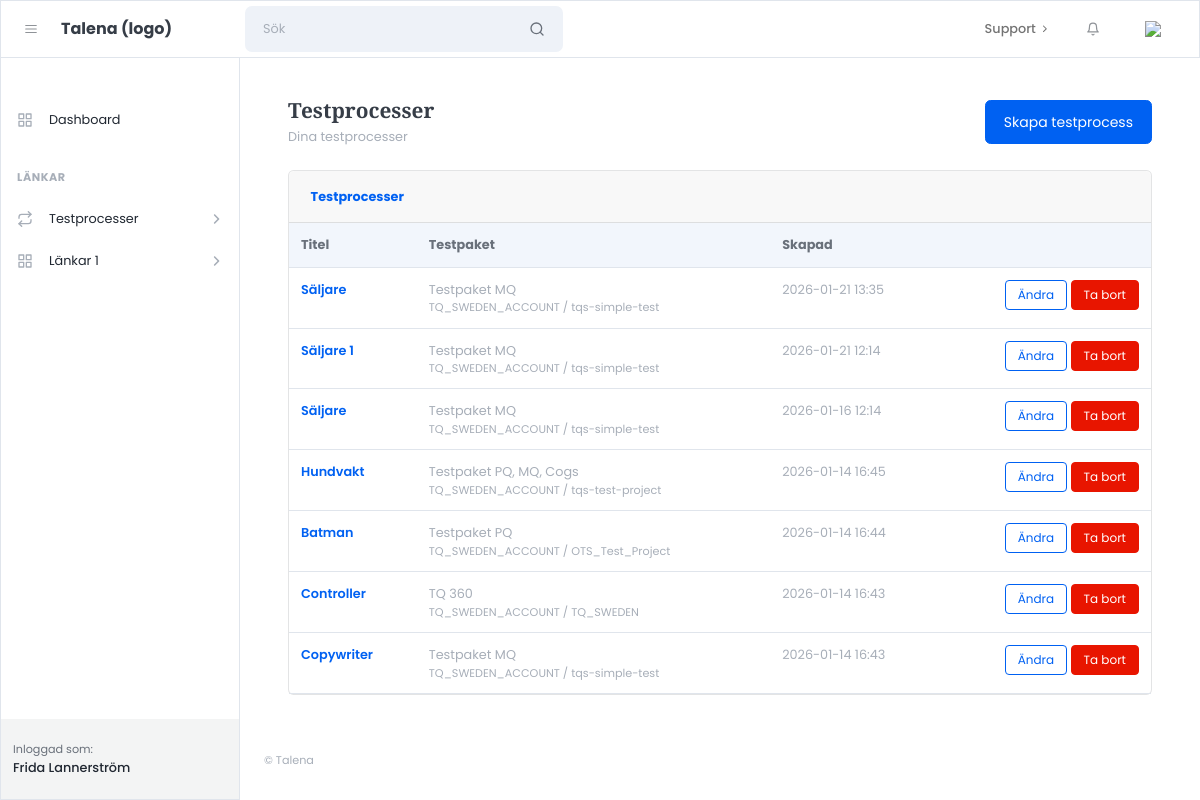
The page /processes/ (signed in) on the database as committed earlier.
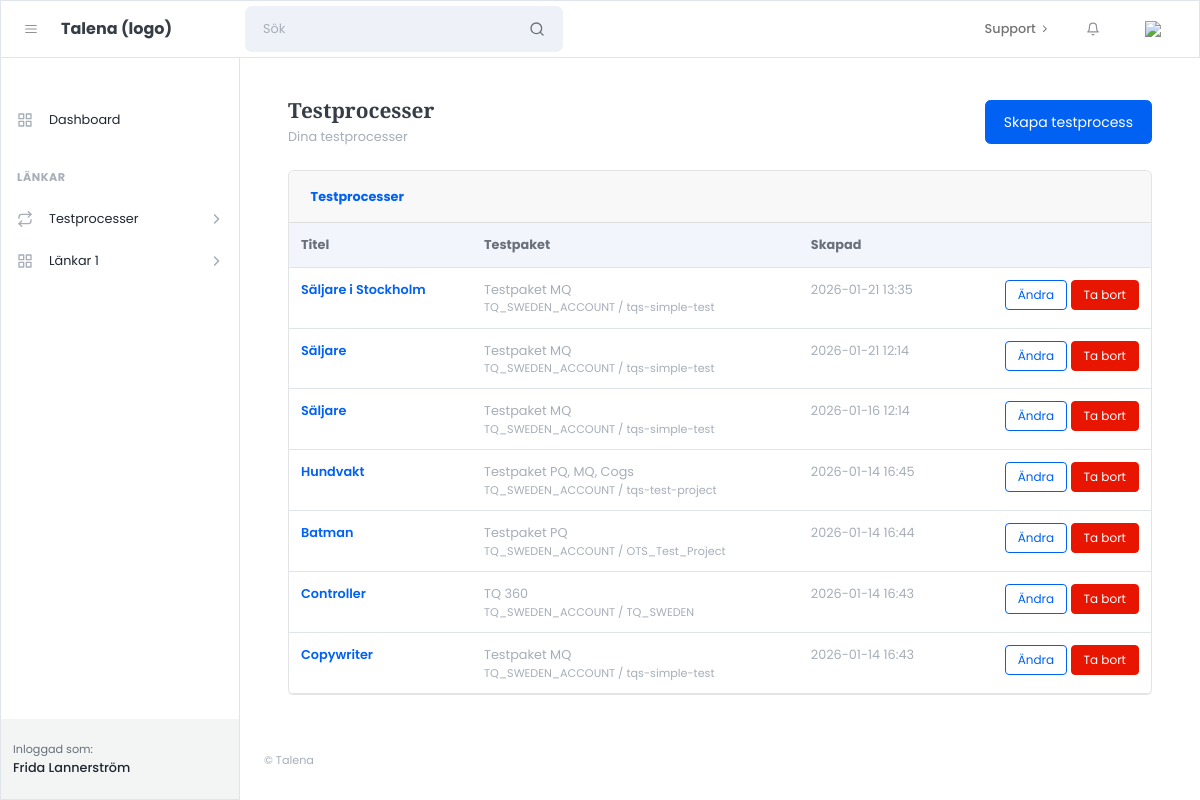
The same page on the database as committed later.
### apps/processes/models.py (models this page shows, shortened)
class TestProcess(models.Model):
    name = models.CharField(max_length=255)
    provider = models.CharField(max_length=50, default="sova")
    account_code = models.CharField(max_length=255)
    project_code = models.CharField(max_length=255)
    project_name_snapshot = models.CharField(max_length=255, blank=True, default="")
    job_title = models.CharField(max_length=255, blank=True, default="")
    job_location = models.CharField(max_length=255, blank=True, default="")
    notes = models.TextField(blank=True, default="")
    self_registration_token = models.UUIDField(
        default=uuid.uuid4,
        unique=True,
        editable=False,
        db_index=True,
    )
    created_by = models.ForeignKey(
        settings.AUTH_USER_MODEL,
        on_delete=models.CASCADE,
        related_name="test_processes",
    )
    created_at = models.DateTimeField(auto_now_add=True)
    class Meta:
        ordering = ["-created_at"]

### apps/processes/views.py (the view)
# urls.py: path("", views.process_list, name="process_list"),
@login_required
def process_list(request):
    processes = TestProcess.objects.filter(created_by=request.user)
    return render(request, "customer/processes/process_list.html", {
        "processes": processes,
        })

### templates/customer/processes/process_list.html (shortened to what this page needs)
{% extends "customer/core/layouts/customer_base.html" %}
{% block content %}
<div class="container-fluid px-4">
  <div class="d-flex align-items-center justify-content-between mb-4">
    <div>
      <h1 class="h3 mb-1">Testprocesser</h1>
      <div class="text-muted">Dina testprocesser</div>
    </div>
    <a class="btn btn-primary" href="{% url 'processes:process_create' %}">Skapa testprocess</a>
  </div>
  <div class="card">
    <div class="card-header"><strong>Testprocesser</strong></div>
    <div class="card-body p-0">
      <div class="table-responsive">
        <table class="table mb-0">
          <thead class="bg-light">
            <tr>
              <th>Titel</th>
              <th>Testpaket</th>
              <th>Skapad</th>
              <th class="text-end"></th>
            </tr>
          </thead>
          <tbody>
            {% for p in processes %}
              <tr>
                <td class="fw-semibold">
  <a href="{% url 'processes:process_detail' p.id %}">{{ p.name }}</a>
</td>
                <td class="text-muted">
                  {{ p.project_name_snapshot }}
                  <div class="small text-muted">{{ p.account_code }} / {{ p.project_code }}</div>
                </td>
                <td class="text-muted">{{ p.created_at|date:"Y-m-d H:i" }}</td>
                <td class="text-end">
                  <a class="btn btn-sm btn-outline-primary"
                    href="{% url 'processes:process_update' p.id %}">
                    Ändra
                  </a>
                  <form method="post"
      action="{% url 'processes:process_delete' p.id %}"
      style="display:inline;"
      onsubmit="return confirm('Är du säker på att du vill ta bort denna process?');">
  <button type="submit" class="btn btn-sm btn-danger">
    Ta bort
  </button>
</form>
                </td>
              </tr>
            {% empty %}
              <tr>
                <td colspan="4" class="p-4 text-muted">Du har inga processer. </td>
              </tr>
            {% endfor %}
          </tbody>
        </table>
      </div>
    </div>
  </div>
</div>
{% endblock %}

Rows that differ between the two databases and show on the page:
changed TestProcess: name "Säljare" → "Säljare i Stockholm"
changed TestProcess (number 2 of 7 on the later page): name "Säljare 1" → "Säljare"
